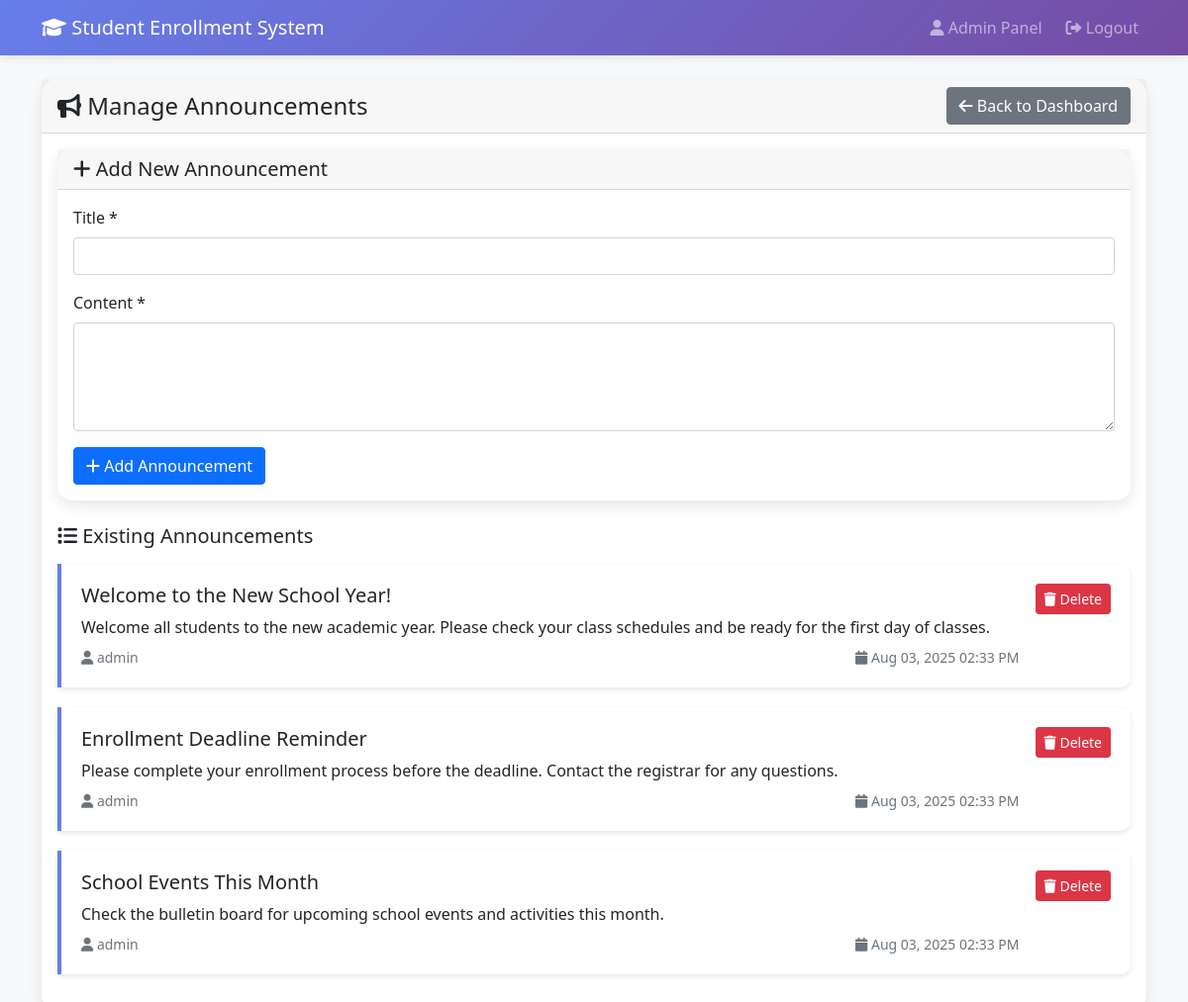
The page /admin/announcements.php (signed in) on the database its author committed.
### tables this page shows
CREATE TABLE announcements (
    id INT AUTO_INCREMENT PRIMARY KEY,
    title VARCHAR(200) NOT NULL,
    content TEXT NOT NULL,
    author_id INT NOT NULL,
    created_at TIMESTAMP DEFAULT CURRENT_TIMESTAMP,
    updated_at TIMESTAMP DEFAULT CURRENT_TIMESTAMP ON UPDATE CURRENT_TIMESTAMP,
    FOREIGN KEY (author_id) REFERENCES users(id) ON DELETE CASCADE
);

CREATE TABLE users (
    id INT AUTO_INCREMENT PRIMARY KEY,
    username VARCHAR(50) UNIQUE NOT NULL,
    password VARCHAR(255) NOT NULL,
    email VARCHAR(100) UNIQUE NOT NULL,
    role ENUM('admin', 'registrar', 'teacher', 'student') NOT NULL,
    created_at TIMESTAMP DEFAULT CURRENT_TIMESTAMP,
    updated_at TIMESTAMP DEFAULT CURRENT_TIMESTAMP ON UPDATE CURRENT_TIMESTAMP
);

### admin/announcements.php (the view, shortened to what this page needs)
<?php
$database = new Database();
$db = $database->getConnection();
$query = "SELECT a.*, u.username as author FROM announcements a
          JOIN users u ON a.author_id = u.id
          ORDER BY a.created_at DESC";
$stmt = $db->prepare($query);
$stmt->execute();
$announcements = $stmt->fetchAll(PDO::FETCH_ASSOC);
?>
<!DOCTYPE html>
<html lang="en">
<head>
    <link href="https://cdn.jsdelivr.net/npm/bootstrap@5.1.3/dist/css/bootstrap.min.css" rel="stylesheet">
    <link href="https://cdnjs.cloudflare.com/ajax/libs/font-awesome/6.0.0/css/all.min.css" rel="stylesheet">
</head>
<body>
    <nav class="navbar navbar-expand-lg navbar-dark">
        <div class="container">
            <a class="navbar-brand" href="../dashboard.php">
                <i class="fas fa-graduation-cap"></i> Student Enrollment System
            </a>
            <div class="navbar-nav ms-auto">
                <span class="navbar-text me-3">
                    <i class="fas fa-user"></i> Admin Panel
                </span>
                <a class="nav-link" href="../logout.php">
                    <i class="fas fa-sign-out-alt"></i> Logout
                </a>
            </div>
        </div>
    </nav>
    <div class="container mt-4">
        <div class="row">
            <div class="col-12">
                <div class="card">
                    <div class="card-header d-flex justify-content-between align-items-center">
                        <h4 class="mb-0">
                            <i class="fas fa-bullhorn"></i> Manage Announcements
                        </h4>
                        <a href="../dashboard.php" class="btn btn-secondary">
                            <i class="fas fa-arrow-left"></i> Back to Dashboard
                        </a>
                    </div>
                    <div class="card-body">
                        <div class="card mb-4">
                            <div class="card-header">
                                <h5 class="mb-0"><i class="fas fa-plus"></i> Add New Announcement</h5>
                            </div>
                            <div class="card-body">
                                <form method="POST" action="">
                                    <div class="mb-3">
                                        <label for="title" class="form-label">Title *</label>
                                        <input type="text" class="form-control" id="title" name="title" required>
                                    </div>
                                    <div class="mb-3">
                                        <label for="content" class="form-label">Content *</label>
                                        <textarea class="form-control" id="content" name="content" rows="4" required></textarea>
                                    </div>
                                    <button type="submit" class="btn btn-primary">
                                        <i class="fas fa-plus"></i> Add Announcement
                                    </button>
                                </form>
                            </div>
                        </div>
                        <h5 class="mb-3"><i class="fas fa-list"></i> Existing Announcements</h5>
                        <?php if (empty($announcements)): ?>
                            <div class="text-center text-muted py-5">
                                <i class="fas fa-bullhorn fa-3x mb-3"></i>
                                <h5>No announcements found</h5>
                                <p>No announcements have been created yet.</p>
                            </div>
                        <?php else: ?>
                            <?php foreach ($announcements as $announcement): ?>
                                <div class="announcement-item">
                                    <div class="d-flex justify-content-between align-items-start">
                                        <div class="flex-grow-1">
                                            <h5 class="mb-2"><?php echo htmlspecialchars($announcement['title']); ?></h5>
                                            <p class="mb-2"><?php echo nl2br(htmlspecialchars($announcement['content'])); ?></p>
                                            <div class="d-flex justify-content-between align-items-center">
                                                <small class="text-muted">
                                                    <i class="fas fa-user"></i> <?php echo htmlspecialchars($announcement['author']); ?>
                                                </small>
                                                <small class="text-muted">
                                                    <i class="fas fa-calendar"></i>
                                                    <?php echo date('M d, Y h:i A', strtotime($announcement['created_at'])); ?>
                                                </small>
                                            </div>
                                        </div>
                                        <div class="ms-3">
                                            <form method="POST" style="display: inline;">
                                                <button type="submit" class="btn btn-danger btn-sm"
                                                        onclick="return confirm('Are you sure you want to delete this announcement?')">
                                                    <i class="fas fa-trash"></i> Delete
                                                </button>
                                            </form>
                                        </div>
                                    </div>
                                </div>
                            <?php endforeach; ?>
                        <?php endif; ?>
                    </div>
                </div>
            </div>
        </div>
    </div>
</body>
</html>

### admin/announcements.php (style rules this page uses)
body { background: #f8f9fa; }
.navbar { background: linear-gradient(135deg, #667eea 0%, #764ba2 100%); box-shadow: 0 2px 10px rgba(0,0,0,0.1); }
.card { border-radius: 15px; border: none; box-shadow: 0 5px 15px rgba(0,0,0,0.1); }
.announcement-item { border-left: 4px solid #667eea; padding: 20px; margin-bottom: 20px; background: white; border-radius: 0 10px 10px 0; box-shadow: 0 2px 5px rgba(0,0,0,0.1); }

### rows shown on the page
announcements: title "Welcome to the New School Year!", content "Welcome all students to the new academic year. Please check your class schedules and be ready for the first day of classes.", author.username "admin", created_at "Aug 03, 2025 02:33 PM"
announcements: title "Enrollment Deadline Reminder", content "Please complete your enrollment process before the deadline. Contact the registrar for any questions.", author.username "admin", created_at "Aug 03, 2025 02:33 PM"
announcements: title "School Events This Month", content "Check the bulletin board for upcoming school events and activities this month.", author.username "admin", created_at "Aug 03, 2025 02:33 PM"
